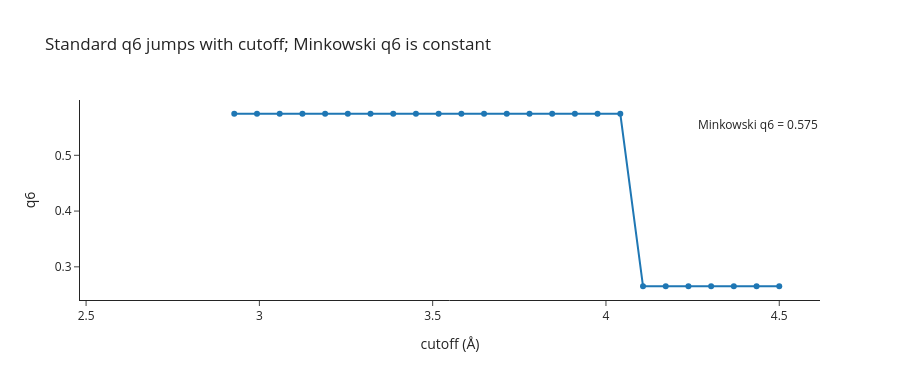

Write notebook code for a chart like this one.
### Markdown cell above
## 2. Standard $q_l$ vs Minkowski $q_l$ — the cutoff problem

Compute the standard $q_6$ for FCC across a range of cutoff radii. As the
cutoff sweeps from "first shell only" to "first + second shells", the
value jumps. The Minkowski version stays put.

### Code cell
fcc = make_crystal('fcc', lattice_constant=4.05, repetitions=(4, 4, 4))

# Minkowski q6 (no cutoff to choose)
[q6_mink] = pyscal.minkowski_parameter(fcc, l=6)
q6_mink_value = float(q6_mink[0])

cutoffs = np.linspace(2.6, 4.5, 30)
q6_std = []
for c in cutoffs:
    a = fcc.copy()
    pyscal.find_neighbors(a, method='cutoff', cutoff=c)
    [q6] = pyscal.steinhardt_parameter(a, l=6)
    q6_std.append(q6.mean())

fig = go.Figure()
fig.add_trace(go.Scatter(x=cutoffs, y=q6_std, mode='lines+markers',
                         name='standard q6 (cutoff dependent)'))
fig.add_hline(y=q6_mink_value, line_dash='dash', line_color='crimson',
              annotation_text=f'Minkowski q6 = {q6_mink_value:.3f}',
              annotation_position='bottom right')
fig.update_layout(xaxis_title='cutoff (\u00c5)', yaxis_title='q6',
                  title='Standard q6 jumps with cutoff; Minkowski q6 is constant',
                  height=380, template='simple_white')
fig

### Figure 1 — Plotly figure (JSON) as saved in the notebook; plotly's stock layout.template omitted (floating-point values rounded to 4 significant figures)
{"data": [{"mode": "lines+markers", "name": "standard q6 (cutoff dependent)", "type": "scatter", "x": [2.6, 2.666, 2.731, 2.797, 2.862, 2.928, 2.993, 3.059, 3.124, 3.19, 3.255, 3.321, 3.386, 3.452, 3.517, 3.583, 3.648, 3.714, 3.779, 3.845, 3.91, 3.976, 4.041, 4.107, 4.172, 4.238, 4.303, 4.369, 4.434, 4.5], "y": [null, null, null, null, null, 0.5745, 0.5745, 0.5745, 0.5745, 0.5745, 0.5745, 0.5745, 0.5745, 0.5745, 0.5745, 0.5745, 0.5745, 0.5745, 0.5745, 0.5745, 0.5745, 0.5745, 0.5745, 0.2652, 0.2652, 0.2652, 0.2652, 0.2652, 0.2652, 0.2652]}], "layout": {"annotations": [{"showarrow": false, "text": "Minkowski q6 = 0.575", "x": 1, "xanchor": "right", "xref": "x domain", "y": 0.5745, "yanchor": "top", "yref": "y"}], "height": 380, "shapes": [{"line": {"color": "crimson", "dash": "dash"}, "type": "line", "x0": 0, "x1": 1, "xref": "x domain", "y0": 0.5745, "y1": 0.5745, "yref": "y"}], "title": {"text": "Standard q6 jumps with cutoff; Minkowski q6 is constant"}, "xaxis": {"title": {"text": "cutoff (Å)"}}, "yaxis": {"title": {"text": "q6"}}}}
